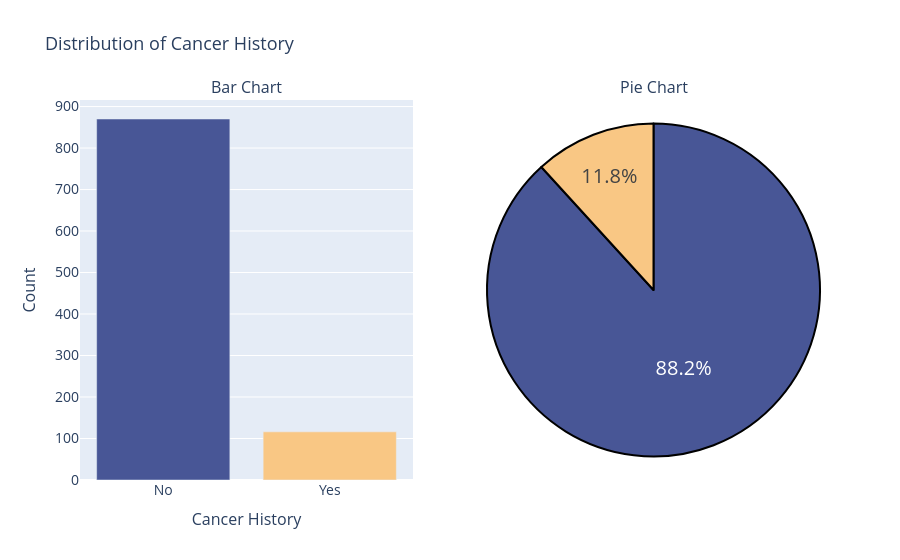

The notebook cell this image was saved under:
### Code cell
colors=['#485696','#F9C784']
# labels = data['HistoryOfCancerInFamily'].value_counts().index
labels = ['No', 'Yes']
values = data['HistoryOfCancerInFamily'].value_counts()

# create pie chart

pie_chart = go.Figure(go.Pie(labels = labels, values = values, ))
pie_chart.update_traces(hoverinfo = 'label+value' , textinfo = 'percent', textfont_size = 20, 
                        marker = dict(colors = colors, line = dict( color = '#000000', width=2)))

# Bar Chart

bar_chart = go.Figure(go.Bar(x = labels, y = values, marker_color = colors))

# create subplots

fig = sp.make_subplots( rows = 1, cols = 2, column_width = [0.5,0.5], specs = [[{'type' : 'bar'}, {'type' : 'pie'}]],
                      subplot_titles = ("Bar Chart", "Pie Chart"))

# Add charts to subplots

fig.add_trace(bar_chart.data[0], row=1, col=1)
fig.add_trace(pie_chart.data[0], row=1, col=2)

# Update layout
fig.update_layout(
    showlegend=False,
    title=dict(
        text="Distribution of Cancer History",
        font=dict(size=18)
    ),
    xaxis=dict(
        title=dict(
            text="Cancer History",
            font=dict(size=16)
        ),
        tickfont=dict(size=14)
    ),
    yaxis=dict(
        title=dict(
            text="Count",
            font=dict(size=16)
        ),
        tickfont=dict(size=14)
    )
)

# Show subplots
fig.show()

### Figure 1 — Plotly figure (JSON) as saved in the notebook; plotly's stock layout.template omitted (floating-point values rounded to 4 significant figures)
{"data": [{"marker": {"color": ["#485696", "#F9C784"]}, "type": "bar", "x": ["No", "Yes"], "xaxis": "x", "y": [870, 116], "yaxis": "y"}, {"domain": {"x": [0.55, 1], "y": [0, 1]}, "hoverinfo": "label+value", "labels": ["No", "Yes"], "marker": {"colors": ["#485696", "#F9C784"], "line": {"color": "#000000", "width": 2}}, "textfont": {"size": 20}, "textinfo": "percent", "type": "pie", "values": [870, 116]}], "layout": {"annotations": [{"font": {"size": 16}, "showarrow": false, "text": "Bar Chart", "x": 0.225, "xanchor": "center", "xref": "paper", "y": 1, "yanchor": "bottom", "yref": "paper"}, {"font": {"size": 16}, "showarrow": false, "text": "Pie Chart", "x": 0.775, "xanchor": "center", "xref": "paper", "y": 1, "yanchor": "bottom", "yref": "paper"}], "showlegend": false, "title": {"font": {"size": 18}, "text": "Distribution of Cancer History"}, "xaxis": {"anchor": "y", "domain": [0, 0.45], "tickfont": {"size": 14}, "title": {"font": {"size": 16}, "text": "Cancer History"}}, "yaxis": {"anchor": "x", "domain": [0, 1], "tickfont": {"size": 14}, "title": {"font": {"size": 16}, "text": "Count"}}}}
